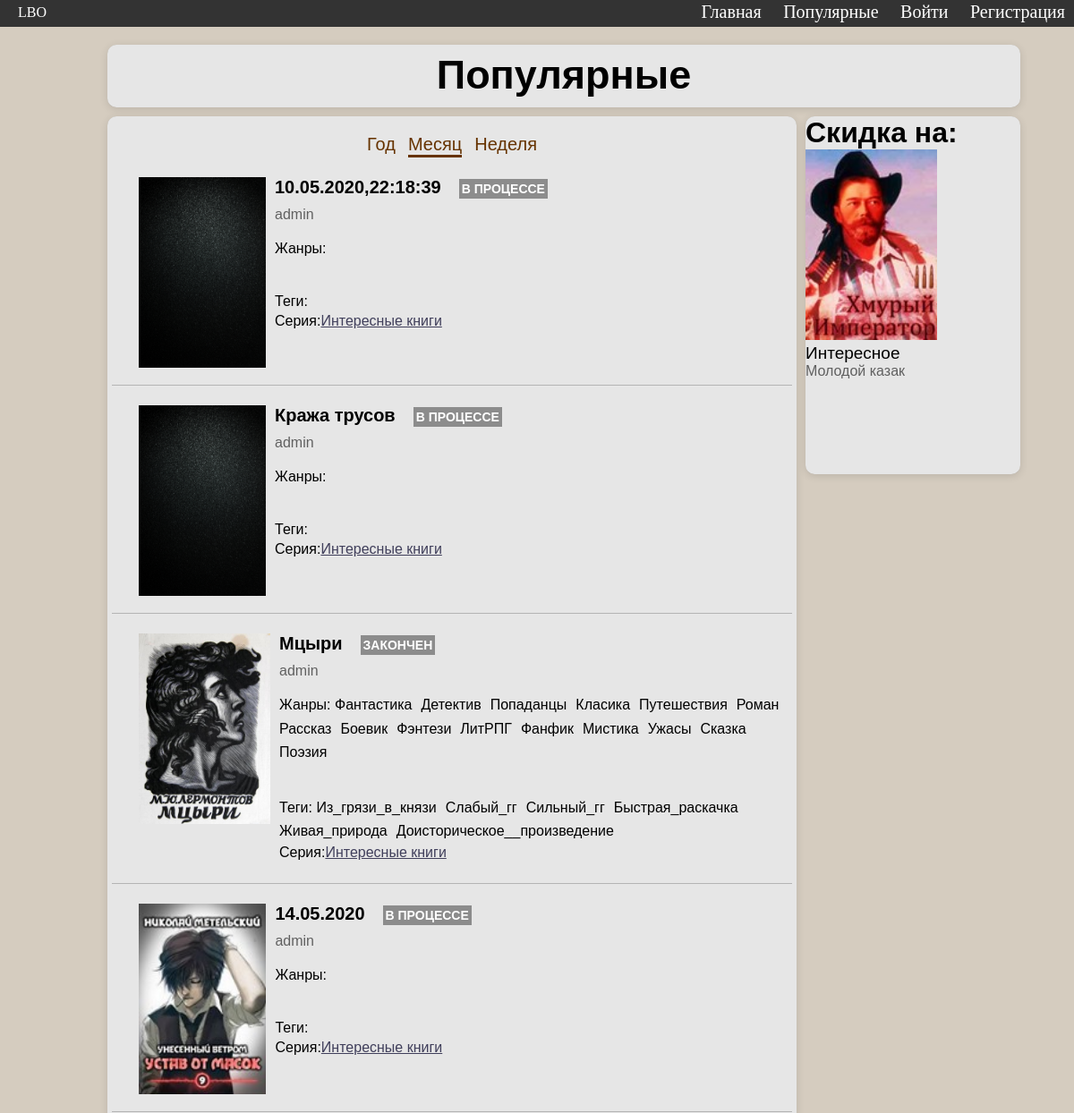
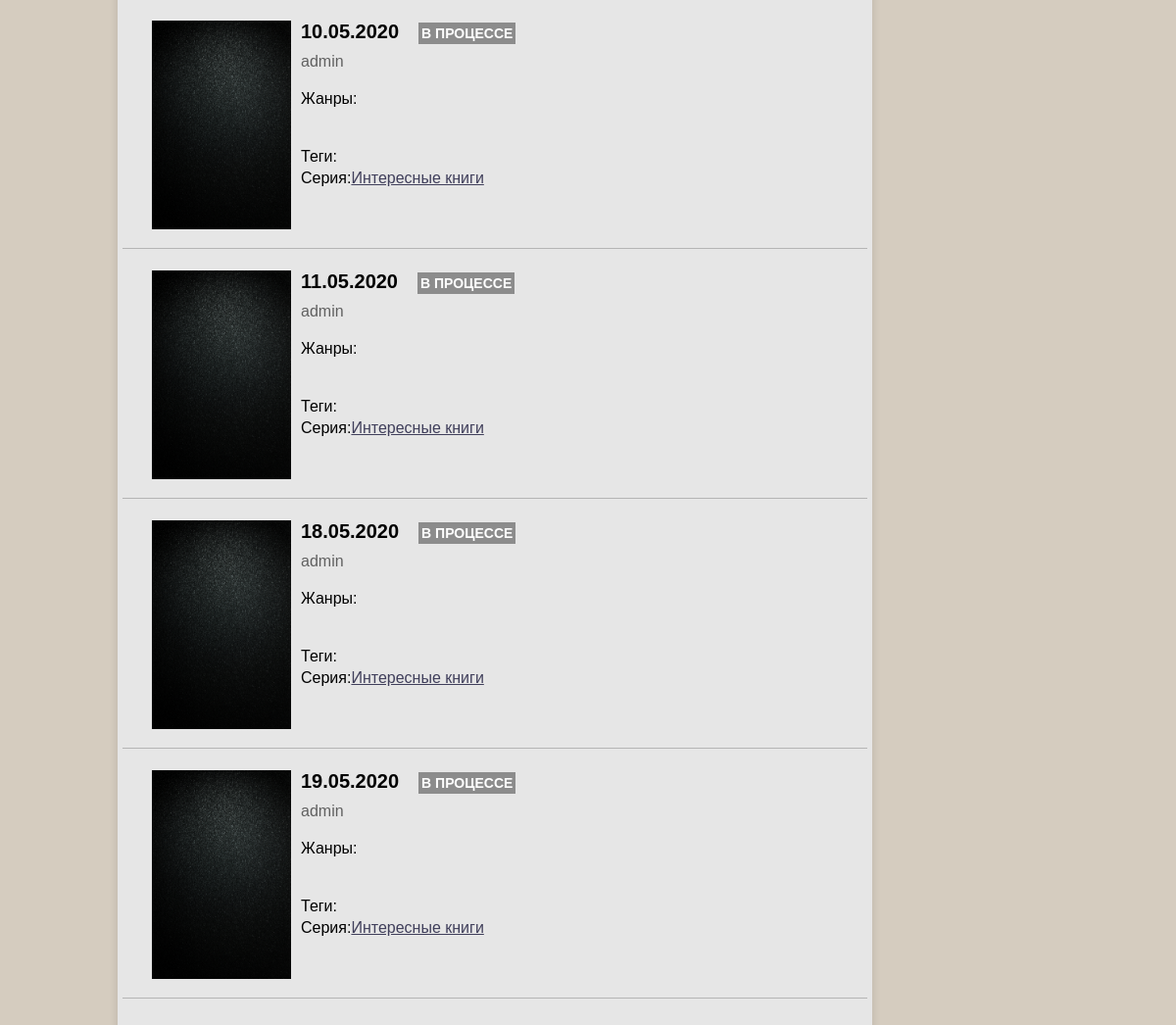
Page /popular/ on the committed database (2 pictures, top to bottom).
### home/models.py (models this page shows, shortened)
class Book(models.Model):
	title = models.CharField(max_length=30, blank=True)
	image = models.ImageField(upload_to="images/", default="images/black.jpg")
	author_name = models.ForeignKey(User, on_delete = models.CASCADE, null=True)
	description = models.CharField(max_length=1000)
	price = models.IntegerField()
	views = models.IntegerField(default=0)
	pub_date = models.DateTimeField('Дата публикауции', default=timezone.now)
	status = models.CharField(max_length=30, default="В процессе")
	tags = models.ManyToManyField('Tag', blank=True, related_name='books')
	genres = models.ManyToManyField('Genre', blank=True, related_name='books')
	class Meta:
		verbose_name = 'Книга'
		verbose_name_plural = 'Книги'

class Genre(models.Model):
	name = models.CharField(max_length=20)
	slug = models.SlugField(verbose_name='URL')
	def __str__(self):
		return self.name
	class Meta:
		verbose_name = 'Жанр'
		verbose_name_plural = 'Жанры'

class Tag(models.Model):
	name = models.CharField(verbose_name='Название', max_length=60)
	slug = models.SlugField(verbose_name='URL')
	def __str__(self):
		return self.name
	class Meta:
		verbose_name = 'Тег'
		verbose_name_plural = 'Теги'

### cabinet/models.py (models this page shows)
class User(AbstractUser):
	about_me = models.CharField(max_length=100, blank=True)
	status = models.CharField(max_length=50, blank=True)
	image = models.ImageField(upload_to="images/", default="images/black.jpg")
	is_on = models.BooleanField(default=True)
	location = models.CharField(default="Neverland", max_length=20)
	birth_date = models.DateField(default=timezone.now)
	class Meta:
		verbose_name = 'Пользователь'
		verbose_name_plural = 'Пользователи'

### home/views.py (the view)
# urls.py: path("popular/", views.popular, name="popular"),
def popular(request):
	now = datetime.datetime.now()
	year = [timezone.now() - timezone.timedelta(365), timezone.now()]
	month = [timezone.now() - timezone.timedelta(30), timezone.now()]
	week = [timezone.now() - timezone.timedelta(7), timezone.now()]
	books_y = Book.objects.filter(pub_date__range=year).order_by("-views")
	books_m = Book.objects.filter(pub_date__range=month).order_by("-views")
	books_w = Book.objects.filter(pub_date__range=week).order_by("-views")
	return render(request, "home/section.html", {'user': request.user, "title": "Популярные", "books_y": books_y, "books_m": books_m, "books_w": books_w})

### home/templates/home/section.html (shortened to what this page needs)
{% load static %}
<!DOCTYPE html>
<html>
<head>
	<link rel="stylesheet" type="text/css" href="{% static 'css/style.css' %}">
	<link rel="stylesheet" type="text/css" href="{% static 'css/media_queries.css' %}">
</head>
<body>
{% include "home/header.html" %}
<div class="element section_title">
	<h1>{{title}}</h1>
</div>
<div class="main_column element">
	<header class="date_header">
		<div onclick="todate(0)" class="date_item">Год</div>
		<div onclick="todate(1)" class="date_item">Месяц</div>
		<div onclick="todate(2)" class="date_item">Неделя</div>
		<div class="date_line"></div>
	</header>
<div class="column_wraper">
		{% for book in books_m %}
{% include "home/book_from_list.html" %}
	{% endfor %}
</div>
</div>
<div class="second_column will_none">
	<div class="discount element">
		<h1>Скидка на:</h1>
		<img src="/media/images/book3.jpg" alt="" class="img_slide">
		<div class="img_title">Интересное</div>
		<div class="author_name">Молодой казак</div>
	</div>
</div>
</body>
</html>

### home/templates/home/book_from_list.html
<div class="book_wraper">
	<div class="m slide" style="margin-right: 10px; width: auto;">
		<a href="{% url 'home:book' book.id %}">
			<img src="{{book.image.url}}" alt="" class="img_slide">
		</a>
	</div>
	<div class="information">
		<a href="{% url 'home:book' book.id %}" class="book_title">{{book.title}}</a><span class="status">{{book.status}}</span>
		<a href="#" class="author_name">{{book.author_name}}</a>
		<div class="book_genre">Жанры: {% for i in book.genres.all %}<a class="object_link" href="{% url 'home:get_genre' i.slug %}">{{i}}</a>{% endfor %}
		</div>
		<div class="book_tags">Теги: {% for i in book.tags.all %}<a class="object_link" href="{% url 'home:get_tag' i.slug %}">{{i}}</a>{% endfor %}</div>
		<span>Серия: </span><a href="#" class="series" style="">Интересные книги</a>
	</div>
</div>

### static/css/style.css (style rules this page uses)
body { margin: 0; background: #D5CCBF; font-family: "Helvetica"; }
h1, h2, h3, h4, h5, h6 { margin: 0; }
img { max-width: 100%; }
span { display: inline-block; }
.element { background: #E6E6E6; border-radius: 10px; box-shadow: 0 0.005em 0.01em 0 rgba(0,0,0,.12), 0 2px 10px 0 rgba(0,0,0,.12); }
.slide { display: inline-block; width: 176px; margin:0 30px; transition: transform 0.6s ease; transform: translateX(0); }
.img_slide { height: 213px; max-width: 147px; min-height: initial; min-width: 120px; }
.main_column { margin: 60px 10px 5% 10%; width: calc(65% - 10px); height: auto; position: relative; padding: 20px 5px; box-sizing: border-box; float: left; }
.date_header { text-align: center; position: relative; min-width: 190px; width: 190px; margin: 0 auto; display: flex; justify-content: space-between; }
.date_item { position: relative; display: inline-block; font-size: 20px; font-family: "Helvetica"; position: relative; cursor: pointer; color: #663300; }
.date_item:after { content: ""; height: 3px; width: 100%; background: #663300; display: block; opacity: 0; transition: .15s ease-in-out; }
.date_line { position: absolute; bottom: 0; width: 60.3px; height: 3px; background: #663300; left: 45.7px; animation-timing-function: ease; transition:.2s; }
.book_wraper { position: relative; border-bottom: 1px solid rgb(180, 180, 180); margin: 22px 0; padding-bottom: 15px; box-sizing: border-box; display: flex; flex-direction: row; }
.section_title { position: relative; width: 85%; margin-left: 10%; top: 50px; height: 70px; text-align: center; }
.section_title > h1 { font-size: 45px; font-family: "Helvetica"; position: absolute; width: 100%; text-align: center; margin-top: 8px; }
.information { font-family: "Helvetica"; }
.book_genre, .book_tags { white-space: pre-wrap; width: 100%; line-height: 1.54; position: relative; }
.book_title { margin-bottom: 2px; font-size: 20px; font-weight: bolder; margin-bottom: 10px; display: inline-block; }
.author_name { font-size: 16px; color: rgb(96, 96, 96); margin-bottom: 17px; display: block; }
.book_genre { font-style: 15px; margin-bottom: 10px; display: block; }
.book_tags { font-size: 16px; }
.status { margin-left: 20px; font-weight: 700; text-transform: uppercase; font-size: 14px; background: rgb(140, 140, 140); color: white; padding: 3px; }
.series { margin-bottom: 10px; color: #403F5B; display: inline-block; text-decoration: underline; }
.second_column { width:20%; height: 80vh; float: right; position: relative; margin-right: 5%; margin-top: 60px; }
.discount { height: 400px; }
.img_title { font-size: 19px; }
.object_link { display: inline-block; margin-right: 10px; }
.object_link:after { content: ""; display: block; width: 100%; height: 2px; opacity: 0; background: black; transition: .2s ease-in-out }

### rows in the picture
Book: image (picture), title "10.05.2020,22:18:39", status "В ПРОЦЕССЕ", author_name "admin"
Book: image (picture), title "Кража трусов", status "В ПРОЦЕССЕ", author_name "admin"
Book: image (picture), title "Мцыри", status "ЗАКОНЧЕН", author_name "admin"
Genre: name "Фантастика"
Genre: name "Детектив"
Genre: name "Попаданцы"
Genre: name "Класика"
Genre: name "Путешествия"
Genre: name "Роман"
Genre: name "Рассказ"
Genre: name "Боевик"
Genre: name "Фэнтези"
Genre: name "ЛитРПГ"
Genre: name "Фанфик"
Genre: name "Мистика"
Genre: name "Ужасы"
Genre: name "Сказка"
Genre: name "Поэзия"
Tag: name "Из_грязи_в_князи"
Tag: name "Слабый_гг"
Tag: name "Сильный_гг"
Tag: name "Быстрая_раскачка"
Tag: name "Живая_природа"
Tag: name "Доисторическое__произведение"
Book: image (picture), title "14.05.2020", status "В ПРОЦЕССЕ", author_name "admin"
Book: image (picture), title "10.05.2020", status "В ПРОЦЕССЕ", author_name "admin"
Book: image (picture), title "11.05.2020", status "В ПРОЦЕССЕ", author_name "admin"
Book: image (picture), title "18.05.2020", status "В ПРОЦЕССЕ", author_name "admin"
Book: image (picture), title "19.05.2020", status "В ПРОЦЕССЕ", author_name "admin"

### other values in the picture
{{ title }} "Популярные"
